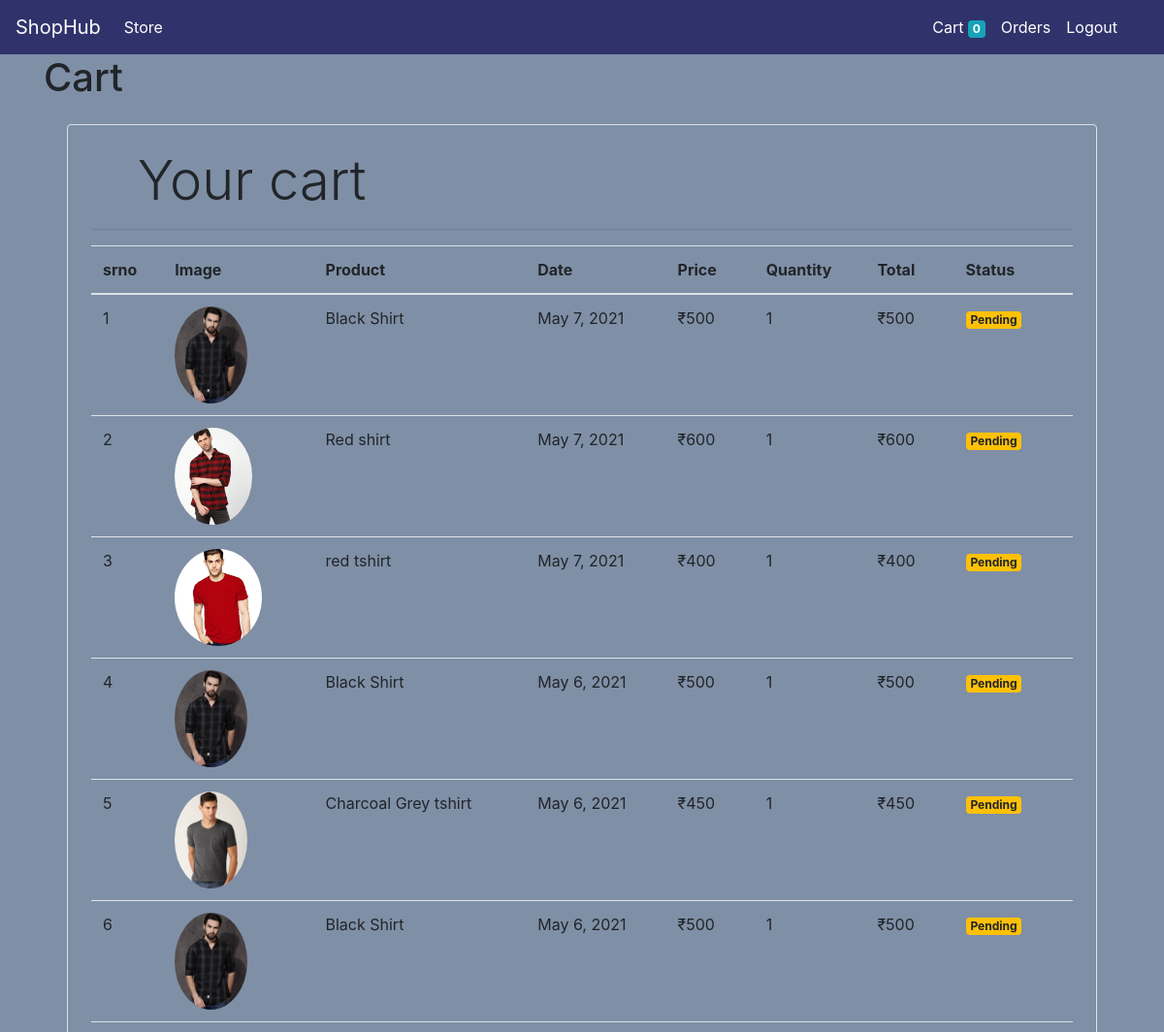
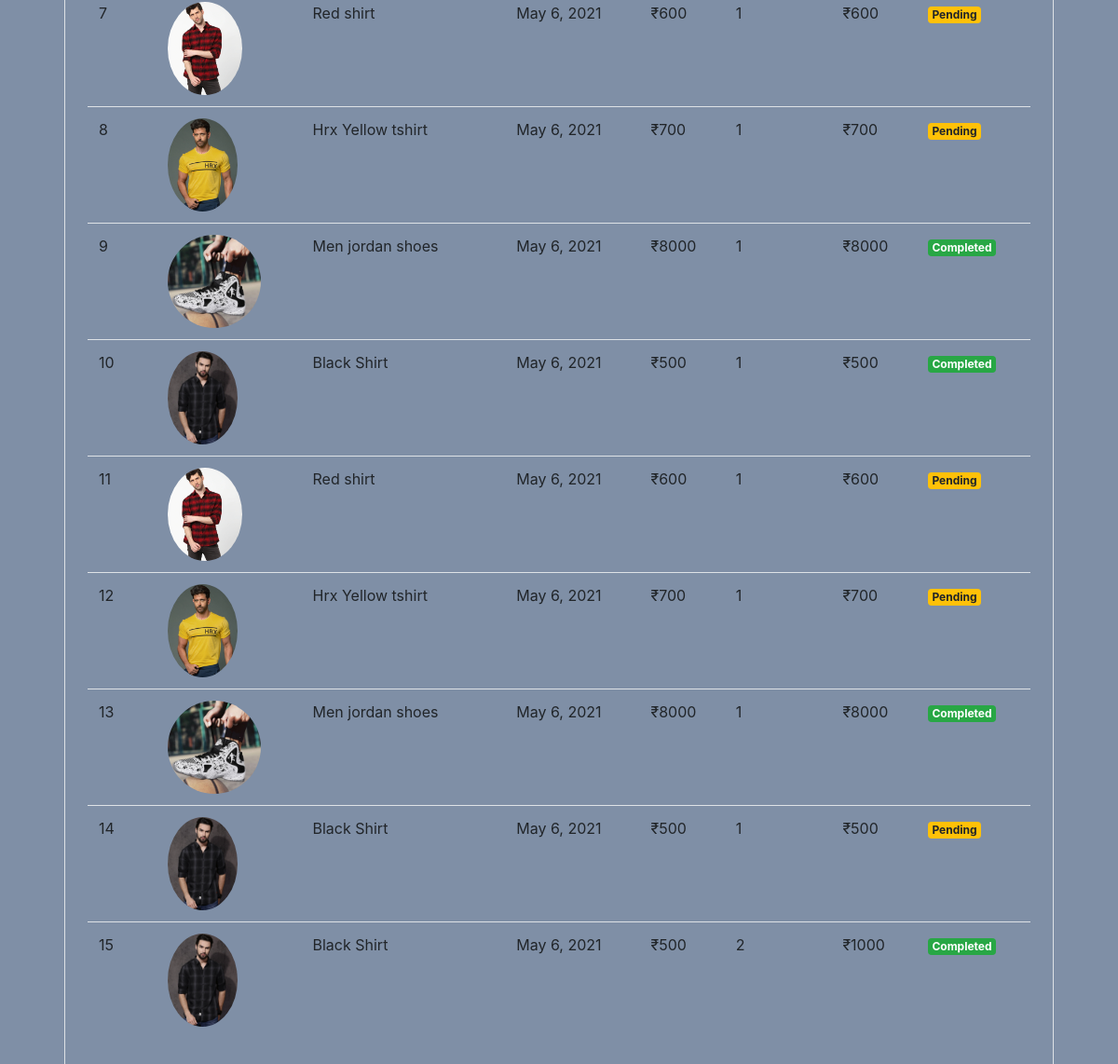
Screenshot of /orders (signed in) with the database file from the repository (2 pictures, top to bottom).
### store/models/orders.py (models this page shows, shortened)
class Order(models.Model):
    product = models.ForeignKey(Product, on_delete=models.CASCADE)
    customer = models.ForeignKey(Customer, on_delete=models.CASCADE)
    price = models.IntegerField()
    address = models.CharField(max_length=100)
    phone = models.CharField(max_length=12)
    quantity = models.IntegerField()
    date = models.DateField(default=datetime.datetime.today)
    status = models.BooleanField(default=False)
    @staticmethod
    def get_orders_by_customer(customer_id):
        return Order.objects.filter(customer=customer_id).order_by('-date')

### store/models/product.py (models this page shows, shortened)
class Product(models.Model):
    name = models.CharField(max_length=50)
    price = models.IntegerField(default=0)
    category = models.ForeignKey(Category, on_delete=models.CASCADE, default=1)
    description = models.CharField(max_length=150, default="", null=True, blank=True)
    image = models.ImageField(upload_to="uploads/products/", max_length=200)

### store/middlewares/auth.py (the view)
    def middleware(request):
        if not request.session.get('customer'):
            return_url = request.META['PATH_INFO']
            return redirect(f'login?return_url={return_url}')
        response = get_response(request)
        return response

### store/templatetags/cart.py (called while the page is built)
@register.filter(name='multiply')
def multiply(num1, num2):
    return num1*num2

### store/templatetags/custom_filters.py (called while the page is built)
@register.filter(name="currency")
def currency(price):
    return '₹' + str(price)

### store/views/orders.py (called while the page is built)
    def get(self, request):
        customer = request.session.get('customer')
        orders = Order.get_orders_by_customer(customer)
        print(orders)
        return render(request, 'orders.html',{'orders':orders})

### store/templates/orders.html
{% extends 'base.html' %}
{% load cart %}
{% load custom_filters %}
{% block content %}
<div class="container">
    <h1>Cart</h1>
<div class="border rounded p-4 m-4">
    <p class="display-4 pl-4 ml-4">Your cart</p>
    <hr>
    <table class="table">
        <thead>
            <tr>
                <th>srno</th>
                <th>Image</th>
                <th>Product</th>
                <th>Date</th>
                <th>Price</th>
                <th>Quantity</th>
                <th>Total</th>
                <th>Status</th>
            </tr>
        </thead>
        <tbody>
            {% for order in orders %}
            <tr>
                <td>{{forloop.counter}}</td>
                <td><img src="{{order.product.image.url}}" class="rounded-circle" style="height:100px"></td>
                <td>{{order.product.name}}</td>
                <td>{{order.date}}</td>
                <td>{{order.price|currency}}</td>
                <td>{{order.quantity}}</td>
                <td>{{order.price|multiply:order.quantity|currency}}</td>
                {% if order.status %}
                <td><small class="badge badge-success">Completed</small></td>
                {% else %}
                <td><small class="badge badge-warning">Pending</small></td>
                {% endif %}
            </tr>
            {% endfor %}
        </tbody>
    </table>
</div>
{% endblock %}

### store/templates/base.html (shortened to what this page needs)
<!doctype html>
<html lang="en">
  <head>
    <link rel="stylesheet" href="https://maxcdn.bootstrapcdn.com/bootstrap/4.0.0/css/bootstrap.min.css">
  </head>
  <body style="background-color: #7f8fa6;">
      <nav  style="background-color: #30336b;" class="navbar navbar-expand-lg navbar-light">
        <a class="navbar-brand text-white" href="/">ShopHub</a>
        <div class="collapse navbar-collapse" id="navbarSupportedContent">
          <ul class="navbar-nav mr-auto">
            <li class="nav-item active">
              <a class="nav-link text-white" href="#">Store <span class="sr-only">(current)</span></a>
            </li>
          </ul>
          <ul class="navbar-nav my-2 my-lg-0 mr-4">
          {% if request.session.customer %}
            <li class="nav-item active">
              <a class="nav-link text-white" href="/cart">Cart <span class="badge badge-info">{{request.session.cart.keys|length}}</span><span class="sr-only">(current)</span></a>
            </li>
            <li class="nav-item active">
              <a class="nav-link text-white" href="/orders">Orders <span class="sr-only">(current)</span></a>
            </li>
            <li class="nav-item active">
              <a class="nav-link text-white" href="/logout">Logout <span class="sr-only">(current)</span></a>
            </li>
            {% endif %}
          </ul>
        </div>
      </nav>
      {% block content %}  {% endblock %}
  </body>
</html>

### rows the page displays
Order: product.image (picture), product.name "Black Shirt", date "May 7, 2021", price "₹500", quantity "1", price|multiply "₹500", status "Pending"
Order: product.image (picture), product.name "Red shirt", date "May 7, 2021", price "₹600", quantity "1", price|multiply "₹600", status "Pending"
Order: product.image (picture), product.name "red tshirt", date "May 7, 2021", price "₹400", quantity "1", price|multiply "₹400", status "Pending"
Order: product.image (picture), product.name "Black Shirt", date "May 6, 2021", price "₹500", quantity "1", price|multiply "₹500", status "Pending"
Order: product.image (picture), product.name "Charcoal Grey tshirt", date "May 6, 2021", price "₹450", quantity "1", price|multiply "₹450", status "Pending"
Order: product.image (picture), product.name "Black Shirt", date "May 6, 2021", price "₹500", quantity "1", price|multiply "₹500", status "Pending"
Order: product.image (picture), product.name "Red shirt", date "May 6, 2021", price "₹600", quantity "1", price|multiply "₹600", status "Pending"
Order: product.image (picture), product.name "Hrx Yellow tshirt", date "May 6, 2021", price "₹700", quantity "1", price|multiply "₹700", status "Pending"
Order: product.image (picture), product.name "Men jordan shoes", date "May 6, 2021", price "₹8000", quantity "1", price|multiply "₹8000", status "Completed"
Order: product.image (picture), product.name "Black Shirt", date "May 6, 2021", price "₹500", quantity "1", price|multiply "₹500", status "Completed"
Order: product.image (picture), product.name "Red shirt", date "May 6, 2021", price "₹600", quantity "1", price|multiply "₹600", status "Pending"
Order: product.image (picture), product.name "Hrx Yellow tshirt", date "May 6, 2021", price "₹700", quantity "1", price|multiply "₹700", status "Pending"
Order: product.image (picture), product.name "Men jordan shoes", date "May 6, 2021", price "₹8000", quantity "1", price|multiply "₹8000", status "Completed"
Order: product.image (picture), product.name "Black Shirt", date "May 6, 2021", price "₹500", quantity "1", price|multiply "₹500", status "Pending"
Order: product.image (picture), product.name "Black Shirt", date "May 6, 2021", price "₹500", quantity "2", price|multiply "₹1000", status "Completed"

### other values shown
{{ request.session.cart.keys|length }} "0"
